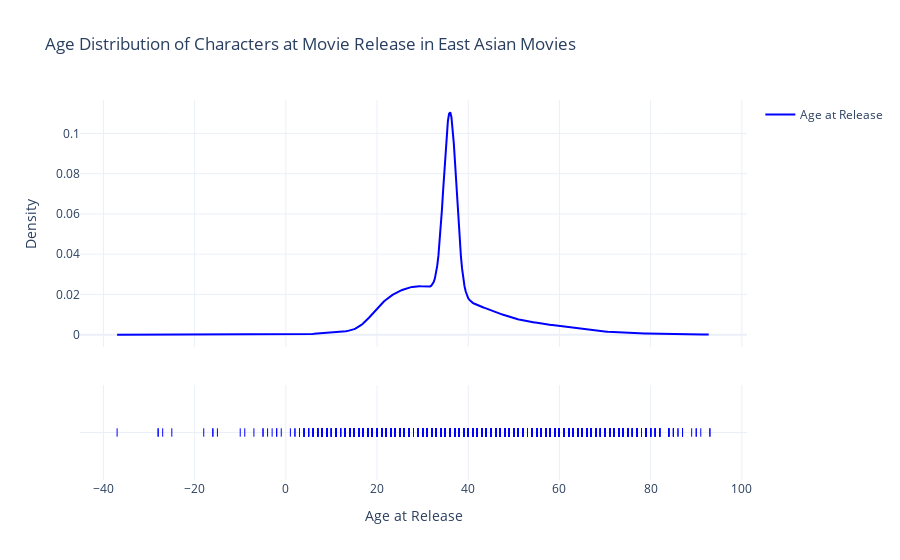

Notebook code cell kept with this figure:
### Code cell
# Extract 'age_at_release' after merging
east_asia_ages = east_asian_merged['age_at_release'].dropna()

# Creating an interactive density plot using Plotly
fig = ff.create_distplot([east_asia_ages], ['Age at Release'], show_hist=False, colors=['blue'])

# Customizing the layout of the plot
fig.update_layout(
    title_text='Age Distribution of Characters at Movie Release in East Asian Movies',
    xaxis_title='Age at Release',
    yaxis_title='Density',
    template='plotly_white'
)

# Show the interactive plot
fig.show()

### Figure 1 — Plotly figure (JSON) as saved in the notebook; plotly's stock layout.template omitted (floating-point values rounded to 4 significant figures; data arrays with more than 128 entries replaced by an {"elided": "..."} marker saying what was removed)
{"data": [{"legendgroup": "Age at Release", "marker": {"color": "blue"}, "mode": "lines", "name": "Age at Release", "showlegend": true, "type": "scatter", "x": {"elided": "500 float values"}, "xaxis": "x", "y": {"elided": "500 float values"}, "yaxis": "y"}, {"legendgroup": "Age at Release", "marker": {"color": "blue", "symbol": "line-ns-open"}, "mode": "markers", "name": "Age at Release", "showlegend": false, "type": "scatter", "x": {"elided": "27643 int values"}, "xaxis": "x", "y": {"elided": "27643 str values"}, "yaxis": "y2"}], "layout": {"barmode": "overlay", "hovermode": "closest", "legend": {"traceorder": "reversed"}, "title": {"text": "Age Distribution of Characters at Movie Release in East Asian Movies"}, "xaxis": {"anchor": "y2", "domain": [0, 1], "title": {"text": "Age at Release"}, "zeroline": false}, "yaxis": {"anchor": "free", "domain": [0.35, 1], "position": 0, "title": {"text": "Density"}}, "yaxis2": {"anchor": "x", "domain": [0, 0.25], "dtick": 1, "showticklabels": false}}}
